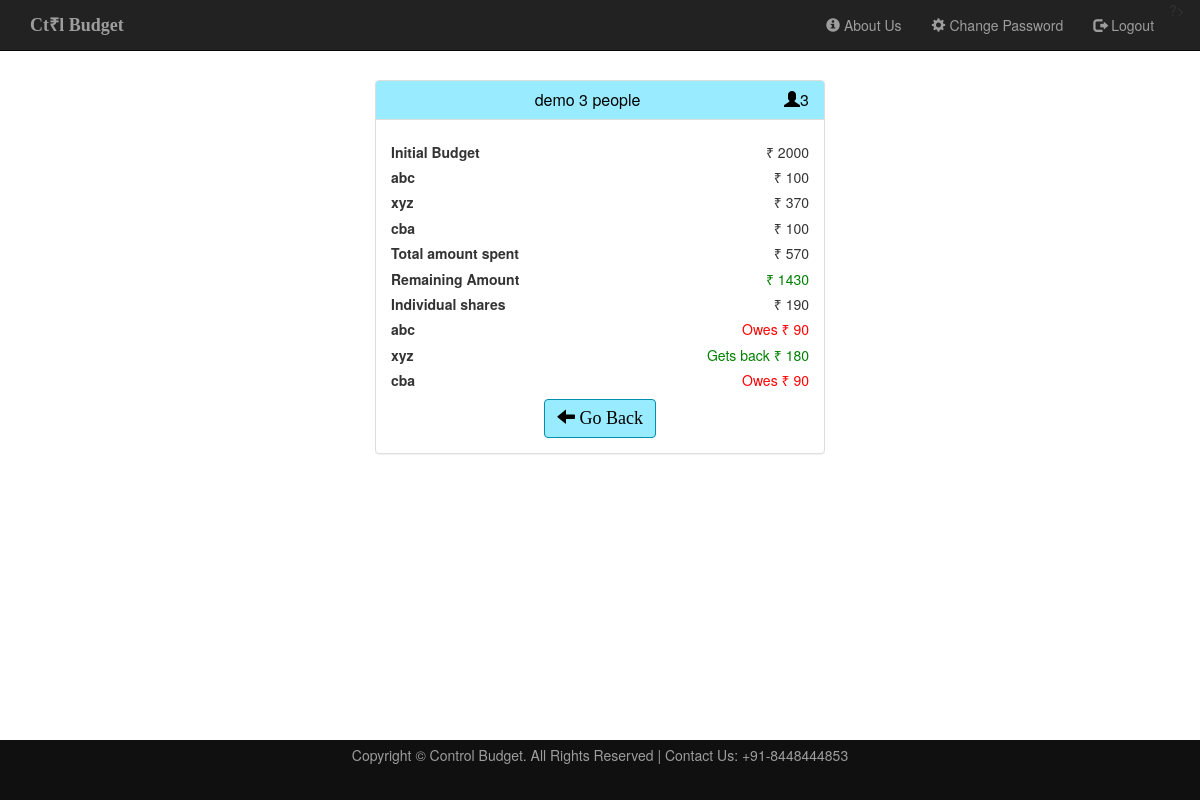
The page /expense_distribution.php?planId=1 (signed in) on the database its author committed.
### tables this page shows
CREATE TABLE IF NOT EXISTS `plan` (
  `id` int(11) NOT NULL AUTO_INCREMENT,
  `initial_budget` float NOT NULL,
  `peoples_in_grp` int(11) NOT NULL CHECK (`peoples_in_grp` > 0),
  `title` varchar(255) NOT NULL,
  `date_from` date NOT NULL,
  `date_to` date NOT NULL,
  `user_id` int(11) NOT NULL,
  PRIMARY KEY (`id`),
  KEY `user_id` (`user_id`)
);

### expense_distribution.php (the view, shortened to what this page needs)
<?php require "includes/common.php";
$planId = $_GET['planId'];
$initialBudget = 0;
$moneySpentByPerson = array();
$totalAmountSpent = 0;
$noOfPeoples = 0;
$title = "";
$queryPersonName = "select persons.name from persons INNER JOIN peoples_in_grp On persons.id = peoples_in_grp.person_id where peoples_in_grp.plan_id = $planId";
$resultPersonName = mysqli_query($con, $queryPersonName) or die(mysqli_error($con));
while($r = mysqli_fetch_array($resultPersonName)){
    $moneySpentByPerson += array("{$r['name']}"=>0);
}
$query = "select * from expense where plan_id = $planId";
$result = mysqli_query($con, $query) or die(mysqli_error($con));
$num = mysqli_num_rows($result);
if ($num <= 0) {
    $query = "select initial_budget,peoples_in_grp,title from plan where id = $planId";
    $result = mysqli_query($con, $query) or die(mysqli_error($con));
    $row = mysqli_fetch_array($result);
    $initialBudget = $row['initial_budget'];
    $noOfPeoples = $row['peoples_in_grp'];
    $title = $row['title'];
} else {
    $queryExpense = "SELECT
    plan.title,plan.initial_budget,expense.person_id,
    SUM(expense.amount_spent) as person_spent,persons.name
    FROM
    plan
    INNER JOIN expense ON
    expense.plan_id = plan.id
    INNER JOIN persons ON
    persons.id = expense.person_id
    WHERE plan.id = $planId
    GROUP BY expense.person_id";
    $resultExpense = mysqli_query($con, $queryExpense) or die(mysqli_error($con));
    $numOfRows = mysqli_num_rows($resultExpense);
    for ($i = 0; $i < $numOfRows; $i++) {
        $rowOfExpense = mysqli_fetch_array($resultExpense);
        $moneySpentByPerson["{$rowOfExpense['name']}"] = $rowOfExpense['person_spent'];
    }
    $initialBudget = $rowOfExpense['initial_budget'];
    $title = $rowOfExpense['title'];
    $query = "select peoples_in_grp from plan where id = $planId";
    $result = mysqli_query($con, $query) or die(mysqli_error($con));
    $num = mysqli_num_rows($result);
    if ($num > 0) {
        $row = mysqli_fetch_array($result);
        $noOfPeoples = $row[0];
    }
}
?>
<!DOCTYPE html>
<html lang="en">
<head>
    <?php include "includes/headTag.php"; ?>
</head>
<body>
    <?php  include "includes/header.php";
    ?>
    <div class="container">
        <div class="row">
            <div class="col-md-12 col-lg-12" id="cont1">
                <div class="panel panel-default">
                    <div class="panel-heading" id="panelNewPlan">
                        <center>
                            <h3 class="panel-title"> <?php echo $title; ?>
                                <span class="text-right"><?php echo $noOfPeoples; ?></span>
                                <span class="glyphicon glyphicon-user text-right"></span>
                            </h3>
                        </center>
                    </div>
                    <div class="panel-body">
                        <div>
                            <h5><b>Initial Budget</b> <span class="text-right">₹ <?php echo $initialBudget; ?></span> </h5>
                        </div>
                        <?php
                            foreach ($moneySpentByPerson as $aName => $aAmount){
                            echo "<div>
                                <h5><b>$aName</b> <span class='text-right'>₹ ". round($aAmount,2)."</span> </h5>
                                </div>";
                            $totalAmountSpent += $aAmount;
                        }
                        $remainingAmount = $initialBudget - $totalAmountSpent;
                        $individualShares = $totalAmountSpent / $noOfPeoples;
                        ?>
                        <div>
                            <h5><b>Total amount spent</b> <span class="text-right">₹ <?php echo round( $totalAmountSpent,2); ?></span> </h5>
                        </div>
                        <div>
                            <h5><b>Remaining Amount</b>
                                <span class="text-right" id="green" <?php
                                                                    $msg = "";
                                                                    if ($remainingAmount > 0) {
                                                                        echo "style='color:green'";
                                                                        $msg = "₹ ". abs( round( $remainingAmount,2) );
                                                                    } else if ($remainingAmount < 0) {
                                                                        $msg = "Overspent by ₹ ".abs( round( $remainingAmount,2) );
                                                                        echo "style='color:red'";
                                                                    } else if ($remainingAmount == 0) {
                                                                        echo "style='color:black'";
                                                                        $msg = "₹ ". abs( round( $remainingAmount,2) );
                                                                    }
                                                                    ?>>
                                    <?php echo $msg ?>
                                </span>
                            </h5>
                        </div>
                        <div>
                            <h5><b>Individual shares</b> <span class="text-right">₹ <?php echo round($individualShares,2); ?></span> </h5>
                        </div>
                        <?php
                        foreach ($moneySpentByPerson as $aName => $aAmount){
                            $temp =  $aAmount - $individualShares;
                            $msg = "";
                        ?>
                            <div>
                                <h5>
                                    <b> <?php echo $aName; ?> </b>
                                    <span class="text-right" <?php
                                                                if ($temp > 0) {
                                                                    echo "style='color:green'";
                                                                    $msg = "Gets back ₹ ". round($temp,2);
                                                                } else if ($temp < 0) {
                                                                    echo "style='color:red'";
                                                                    $msg = "Owes ₹ ".abs( round($temp,2));
                                                                } else if ($temp == 0) {
                                                                    echo "style='color:black'";
                                                                    $msg = "All Settled up";
                                                                }
                                                                ?>>
                                        <?php echo $msg; ?> </span>
                                </h5>
                            </div>
                        <?php $j++;
                        } ?>
                        <a href="viewPlan.php?planId=<?php echo $planId; ?>" id="cont1" class="noUnderline">
                            <button type="button" class="btn btnNewPlan">
                                <span class="glyphicon glyphicon-arrow-left" aria-hidden="true"></span>
                                Go Back</button>
                        </a>
                    </div>
                </div>
            </div>
        </div>
    </div>
    <?php include "includes/footer.php"; ?>
</body>
</html>

### css/style.css (style rules this page uses)
@media only screen and (min-width: 800px) { .panel { width: 450px; } }
.text-right { float: right; }
.btnNewPlan { background-color: rgb(153, 235, 255); color: black; border-color: rgb(0, 143, 179); }
#panelNewPlan { background-color: rgb(153, 235, 255); color: black; }
.panel button { font-family: 'Cormorant Garamond', serif; }
#cont1 { display: flex; justify-content: center; align-items: center; }
.btn { font-family: 'Cormorant Garamond', serif; font-size: large; }
.row { margin-top: 80px; }
html { position: relative; min-height: 100%; }
body { margin-bottom: 60px; }

### rows shown on the page
plan: title "demo 3 people", peoples_in_grp "3", initial_budget "2000", initial_budget "₹ 1430", peoples_in_grp "190", peoples_in_grp "Owes ₹ 90", peoples_in_grp "Gets back ₹ 180"

### other values the page prints
$aName "abc"
$aAmount "100"
$aName "xyz"
$aAmount "370"
$aName "cba"
$totalAmountSpent "570"
